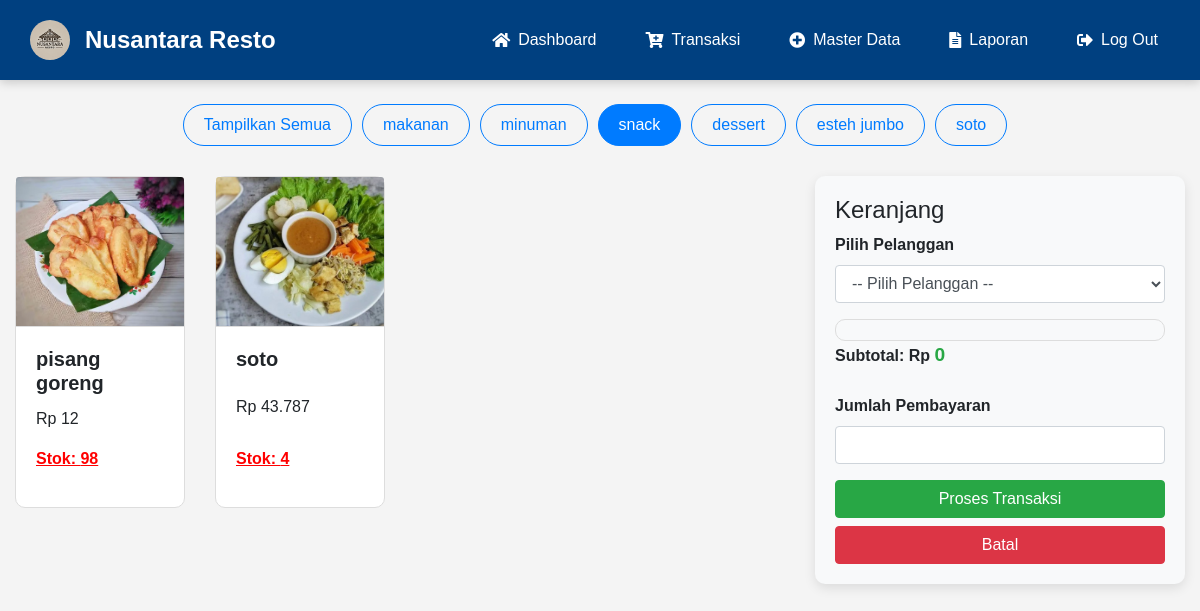
Screenshot of /transaksi.php?category=3 (signed in) with the database file from the repository.
### tables this page shows
CREATE TABLE `categories` (
  `id` int(11) NOT NULL,
  `name` varchar(100) NOT NULL
);

CREATE TABLE `products` (
  `id` int(11) NOT NULL,
  `name` varchar(255) NOT NULL,
  `category_id` int(11) DEFAULT NULL,
  `price` decimal(10,2) NOT NULL,
  `stock` int(11) NOT NULL,
  `image` varchar(255) NOT NULL
);

### transaksi.php (the view, shortened to what this page needs)
<?php
include 'config.php';
$categories = mysqli_query($conn, "SELECT * FROM categories");
$category_filter = "";
if (isset($_GET['category']) && $_GET['category'] != 'all') {
    $category_id = $_GET['category'];
    $category_filter = "AND category_id = '$category_id'";
}
$products = mysqli_query($conn, "SELECT * FROM products WHERE stock > 0 $category_filter");
?>
<!DOCTYPE html>
<html lang="en">
<head>
    <link rel="stylesheet" href="https://stackpath.bootstrapcdn.com/bootstrap/4.5.2/css/bootstrap.min.css">
</head>
<body>
<?php include "header.php"; ?>
    <div class="container-fluid mt-4">
        <div class="category-buttons">
            <a href="transaksi.php" class="btn btn-outline-primary category-button<?php echo !isset($_GET['category']) ? ' active-category' : ''; ?>">Tampilkan Semua</a>
            <?php mysqli_data_seek($categories, 0);  ?>
            <?php while ($category = mysqli_fetch_assoc($categories)) { ?>
                <a href="transaksi.php?category=<?php echo $category['id']; ?>" class="btn btn-outline-primary category-button<?php echo (isset($_GET['category']) && $_GET['category'] == $category['id']) ? ' active-category' : ''; ?>"><?php echo $category['name']; ?></a>
            <?php } ?>
        </div>
        <div class="row">
            <div class="col-md-8">
                <div class="row" id="product-list">
                    <?php while ($product = mysqli_fetch_assoc($products)) { ?>
                        <div class="col-md-3 mb-3">
                            <div class="card product-card" onclick="addToCart(<?= $product['id']; ?>, '<?= $product['name']; ?>', <?= $product['price']; ?>, <?= $product['stock']; ?>)">
                                <img src="<?= $product['image']; ?>" class="card-img-top" alt="<?= $product['name']; ?>" onerror="this.onerror=null; this.src='images/default.jpg';">
                                <div class="card-body">
                                    <h5 class="card-title"><?= $product['name']; ?></h5>
                                    <p class="card-text">Rp <?= number_format($product['price'], 0, ',', '.'); ?></p>
                                    <p class="stock">Stok: <?= $product['stock']; ?></p>
                                </div>
                            </div>
                        </div>
                    <?php } ?>
                </div>
            </div>
            <div class="col-md-4">
                <div class="transaction-sidebar">
                    <h4>Keranjang</h4>
                    <form method="POST" action="transaksi">
                        <div class="form-group">
                            <label for="customer_id">Pilih Pelanggan</label>
                            <select name="customer_id" id="customer_id" class="form-control" required>
                                <option value="">-- Pilih Pelanggan --</option>
                            </select>
                        </div>
                        <div class="cart-list" id="cart-list">
                        </div>
                        <div class="form-group">
                            <label>Subtotal: Rp <span id="subtotal">0</span></label>
                        </div>
                        <div class="form-group">
                            <label for="payment_amount">Jumlah Pembayaran</label>
                            <input type="number" name="payment_amount" id="payment_amount" class="form-control" required>
                        </div>
                        <button type="submit" name="submit_transaction" class="btn btn-success btn-block">Proses Transaksi</button>
                        <button type="button" class="btn btn-danger btn-block mt-2" onclick="clearCart()">Batal</button>
                    </form>
                </div>
            </div>
        </div>
    </div>
</body>
</html>

### transaksi.php (style rules this page uses)
.product-card { cursor: pointer; border: 1px solid #ddd; border-radius: 10px; transition: transform 0.3s, box-shadow 0.3s; display: flex; flex-direction: column; height: 100%; }
.product-card img { height: 150px; object-fit: cover; border-bottom: 1px solid #ddd; }
.product-card .card-body { display: flex; flex-direction: column; justify-content: space-between; }
.product-card .card-title { font-weight: bold; }
.product-card .stock { color: red; font-weight: bold; text-decoration: underline; }
.cart-list { max-height: 400px; overflow-y: auto; border: 1px solid #ddd; padding: 10px; border-radius: 10px; background-color: #f8f9fa; }
.category-buttons { margin-bottom: 20px; display: flex; justify-content: center; flex-wrap: wrap; }
.category-button { border-radius: 50px; padding: 8px 20px; margin-right: 10px; margin-bottom: 10px; transition: background-color 0.3s, color 0.3s; }
.active-category { background-color: #007bff; color: white; }
.transaction-sidebar { background-color: #f8f9fa; border-radius: 10px; padding: 20px; box-shadow: 0px 4px 12px rgba(0, 0, 0, 0.1); position: sticky; top: 20px; }
.form-group label { font-weight: bold; }
#subtotal { font-size: 1.2em; font-weight: bold; color: #28a745; }

### header.php (style rules this page uses)
body { margin: 0; font-family: 'Arial', sans-serif; background-color: #f4f4f4; }

### rows the page displays
categories: name "makanan"
categories: name "minuman"
categories: name "snack"
categories: name "dessert"
categories: name "esteh jumbo"
categories: name "soto"
products: image (picture), name "pisang goreng", price "12", stock "98"
products: image (picture), name "soto", price "43.787", stock "4"

### other values shown
$item['name'] "Dashboard"
$item['name'] "Transaksi"
$item['name'] "Master Data"
$item['name'] "Laporan"
$item['name'] "Log Out"
